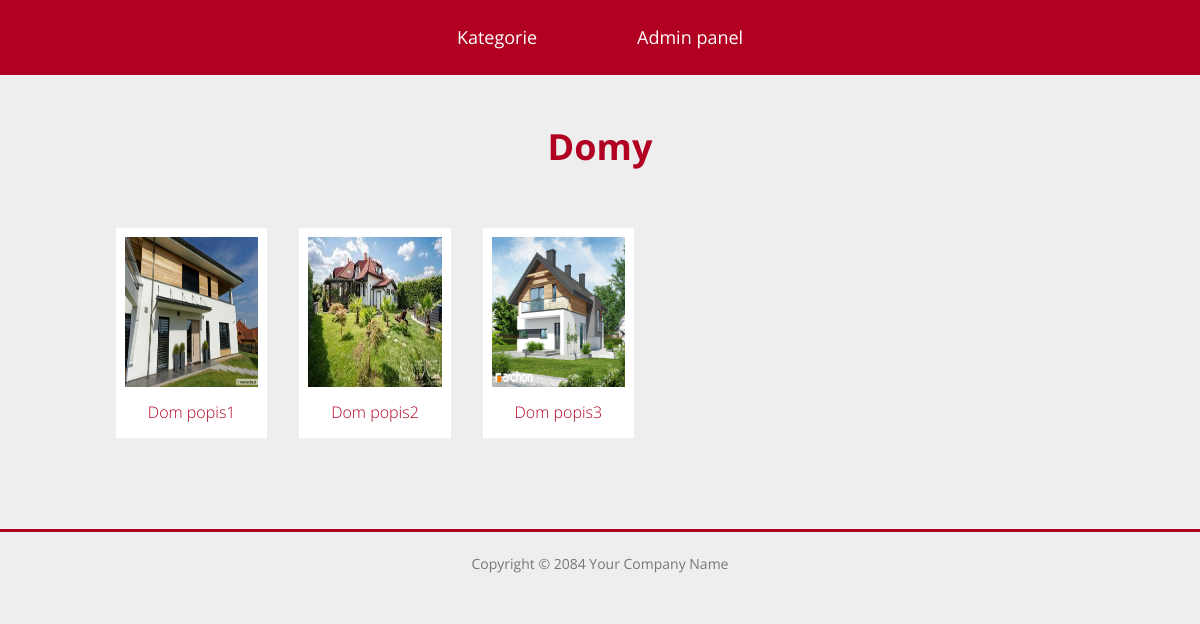
/portalove_projekt/obrazky.php?id=1, run on the app's committed database.
### tables this page shows
CREATE TABLE `menu` (
  `id` int(11) NOT NULL,
  `nazov` varchar(255) NOT NULL,
  `page` varchar(100) NOT NULL,
  `subor` varchar(100) NOT NULL
);

CREATE TABLE `kategorie` (
  `id` int(11) NOT NULL,
  `nazov` varchar(255) NOT NULL,
  `kat_obrazok` varchar(100) NOT NULL
);

CREATE TABLE `kategorie_obrazky` (
  `id` int(11) NOT NULL,
  `kategorie_id` int(11) NOT NULL,
  `obrazky_id` int(11) NOT NULL
);

CREATE TABLE `obrazky` (
  `id` int(11) NOT NULL,
  `popis` varchar(255) NOT NULL,
  `url` varchar(255) NOT NULL,
  `created_at` datetime NOT NULL,
  `updated_at` datetime NOT NULL
);

### portalove_projekt/db.php (called while the page is built, shortened)
<?php
class DB
{
    private $connection;
    public function __construct($host, $dbname, $username, $password)
    {
        $this->host = $host;
        $this->dbname = $dbname;
        $this->username = $username;
        $this->password = $password;
        try {
            $this->connection = new \PDO('mysql:host='.$this->host.';dbname='.$this->dbname, $this->username, $this->password);
        } catch (\PDOException $e) {
            print "Error!: " . $e->getMessage() . "<br/>";
            die();
        }
    }
  public function getMenu(){
        $menuItems = [];
        $sql = "SELECT * FROM menu";
        $query = $this->connection->query($sql);
        while ($row = $query->fetch()) {
            $menuItems[] = [
                'id' => $row['id'],
                'page' => $row['page'],
                'nazov' => $row['nazov'],
                'subor' => $row['subor']
            ];
        }
        return $menuItems;
    }
    public function getcatName($id){
        $sql = "SELECT nazov FROM kategorie WHERE id = $id";
        $query = $this->connection->query($sql);
        $row = $query->fetch();
        return $row[0];
    }
    public function getImages($id){
            $obrazky = [];
        $sql = "SELECT obrazky.id as idobrazok, kategorie_obrazky.kategorie_id, obrazky.popis as popis, obrazky.url, obrazky.created_at, obrazky.updated_at FROM `obrazky` INNER JOIN kategorie_obrazky ON obrazky.id = kategorie_obrazky.obrazky_id WHERE kategorie_id = $id";
        $query = $this->connection->query($sql);
        while ($row = $query->fetch()) {
            $obrazky[] = [
                'kat_id' => $row['kategorie_id'],
                'popis' => $row['popis'],
                'url' => $row['url'],
                'obrazok_id' => $row["idobrazok"]
            ];
        }
        return $obrazky;
    }
}

### portalove_projekt/obrazky.php (the view, shortened to what this page needs)
<?php
$db = $GLOBALS['db'];
$id = $_GET["id"];
$nazov = $db->getcatName($id);
$menuItems = $db->getMenu();
$obrazky = $db->getImages($id);
?>
<!DOCTYPE html>
 <html class="no-js" lang="en">
<head>
    <link rel="stylesheet" href="css/bootstrap.min.css">
    <link rel="stylesheet" href="css/animate.css">
    <link rel="stylesheet" href="css/font-awesome.min.css">
	<link rel="stylesheet" href="css/templatemo_misc.css">
	<link rel="stylesheet" href="css/templatemo_style.css">
</head>
<body>
	<div class="site-header">
		<div class="main-navigation">
			<div class="container">
				<div class="row">
					<div class="col-md-12 main_menu">
						<ul>
								<?php
 							foreach ($menuItems as $menuItems) {
 								echo '<li><a  href=" '.$menuItems["subor"].' ">'.$menuItems["nazov"].'</a></li>';
 							}
							?>
				</ul>
					</div>
				</div>
			</div>
		</div>
		<div class="container">
			<div class="row">
				<div class="col-md-12 text-center">
					<a href="#" class="templatemo_logo">
						<h1><?php echo $nazov;?></h1>
					</a>
				</div>
			</div>
		</div>
	</div>
	<div id="menu-container">
<div class="content homepage" id="menu-1">
			<div class="container-fluid">
				<div class="row">
					<div class="col-md-offset-1">
					<?php
 							foreach ($obrazky as $obrazky) {
 								?>
					<div class="col-md-2 col-sm-6 ">
						<div class="gallery-item">
								<img src="images/gallery/<?php echo $obrazky["url"]?>" style="height:150px;"alt="image 1">
							<div class="content-gallery">
								<h3><a href="google.sk"><?php echo substr($obrazky["popis"], 0, 10);?></a></h3>
							</div>
						</div>
					</div>
					<?php
					}
					?>
					</div>
				</div>
			</div>
		</div>
	</div>
	<div id="templatemo_footer">
		<div class="container">
			<div class="row">
				<div class="col-md-12 text-center">
					<p>Copyright &copy; 2084 Your Company Name</p>
				</div>
			</div>
		</div>
	</div>
</body>
</html>

### portalove_projekt/css/templatemo_style.css (style rules this page uses)
.site-header .main-navigation ul, .services #icons ul, .about #icons-about ul { padding: 0; margin: 0; list-style: none; }
html, body, div, span, applet, object, iframe, h1, h2, h3, h4, h5, h6, p, blockquote, pre, a, abbr, acronym, address, big, cite, code, del, dfn, em, img, ins, kbd, q, s, samp, small, strike, strong, sub, sup, tt, var, b, u, i, center, dl, dt, dd, ol, ul, li, fieldset, form, label, legend, table, caption, tbody, tfoot, thead, tr, th, td, article, aside, canvas, details, embed, figure, figcaption, footer, header, hgroup, menu, nav, output, ruby, section, summary, time, mark, audio, video { margin: 0; padding: 0; border: 0; font-size: 100%; font: inherit; vertical-align: baseline; }
body { line-height: 1; }
ol, ul { list-style: none; }
*, *:before, *:after { -moz-box-sizing: border-box; -webkit-box-sizing: border-box; box-sizing: border-box; }
body { background-color: #eeeeee; font-family: 'Open Sans', Arial, sans-serif; color: #777777; font-size: 14px; line-height: 1.75em; }
a { color: #b10021; }
a:active, a:visited, a:link { outline: 0; border: 0; text-decoration: none; }
.content { display: none; margin-top: 60px; }
.homepage { display: block; }
.site-header .main-navigation { display: block; background-color: #b10021; text-align: center; padding: 15px 0; }
.site-header .main-navigation ul li { display: inline-block; margin-right: 60px; }
.site-header .main-navigation ul li:last-child { margin-right: 0px !important; }
.site-header .main-navigation ul li a { padding: 10px 20px; display: inline-block; color: white; font-size: 18px; }
.site-header .templatemo_logo { margin-top: 60px; display: inline-block; font-size: 36px; font-weight: 700; }
.gallery-item { background-color: white; padding: 10px; -webkit-box-shadow: inset 0 0 1px #666; -moz-box-shadow: inset 0 0 1px #666; box-shadow: inset 0 0 1px #666; margin-bottom: 30px; position: relative; overflow: hidden; }
.gallery-item .content-gallery { text-align: center; }
.gallery-item .content-gallery h3 { color: #b10021; font-size: 16px; font-weight: 300; margin-top: 5px; padding-bottom: 5px; display: inline-block; }
.gallery-item img { width: 100%; }
#templatemo_footer { margin-top: 60px; border-top: 3px solid #b10021; padding: 20px 0; position: relative; }

### data on the page
menu: nazov "Kategorie"
menu: nazov "Admin panel"
kategorie: nazov "Domy"
kategorie_obrazky: obrazky.url (picture), obrazky.popis "Dom popis1"
kategorie_obrazky: obrazky.url (picture), obrazky.popis "Dom popis2"
kategorie_obrazky: obrazky.url (picture), obrazky.popis "Dom popis3"
